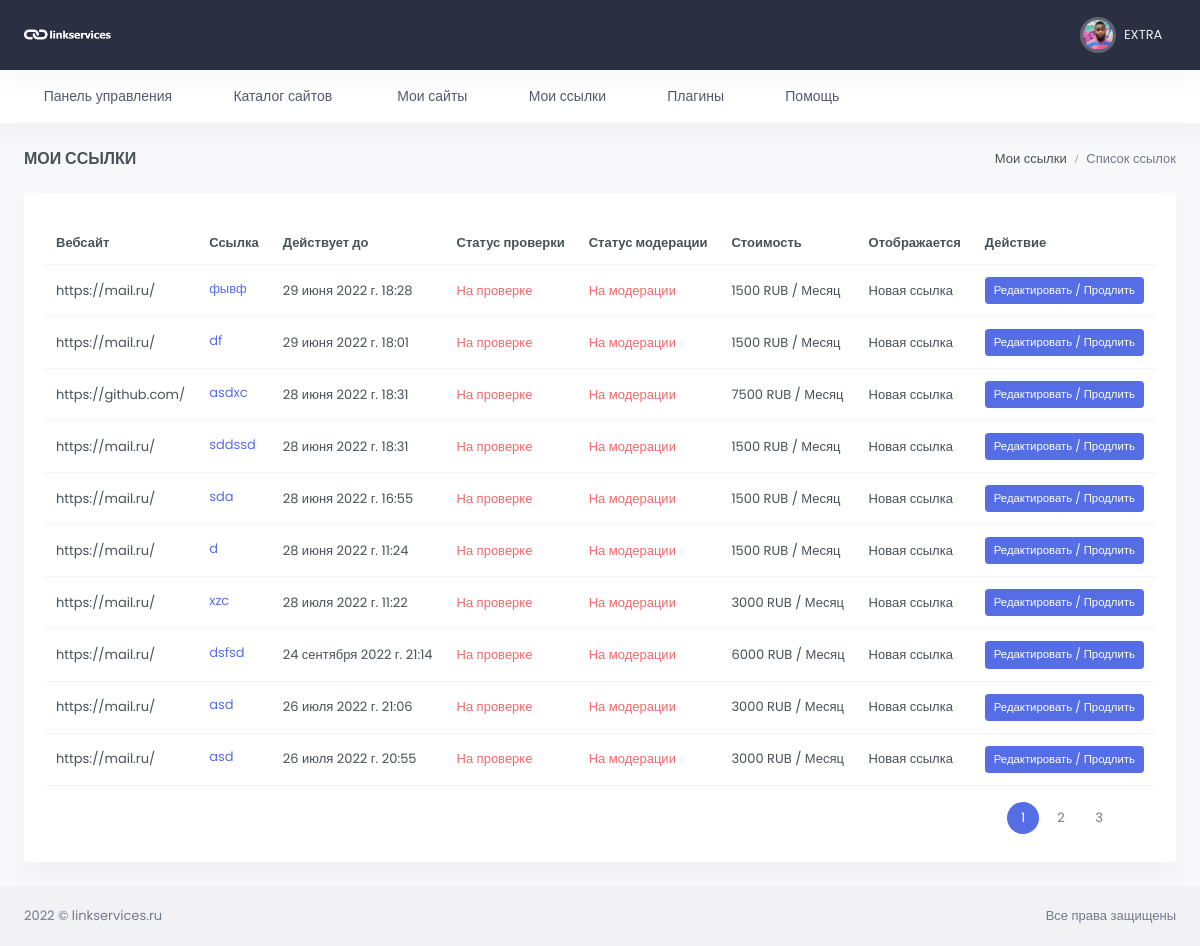
The app's page /my-links/ (signed in), older data.
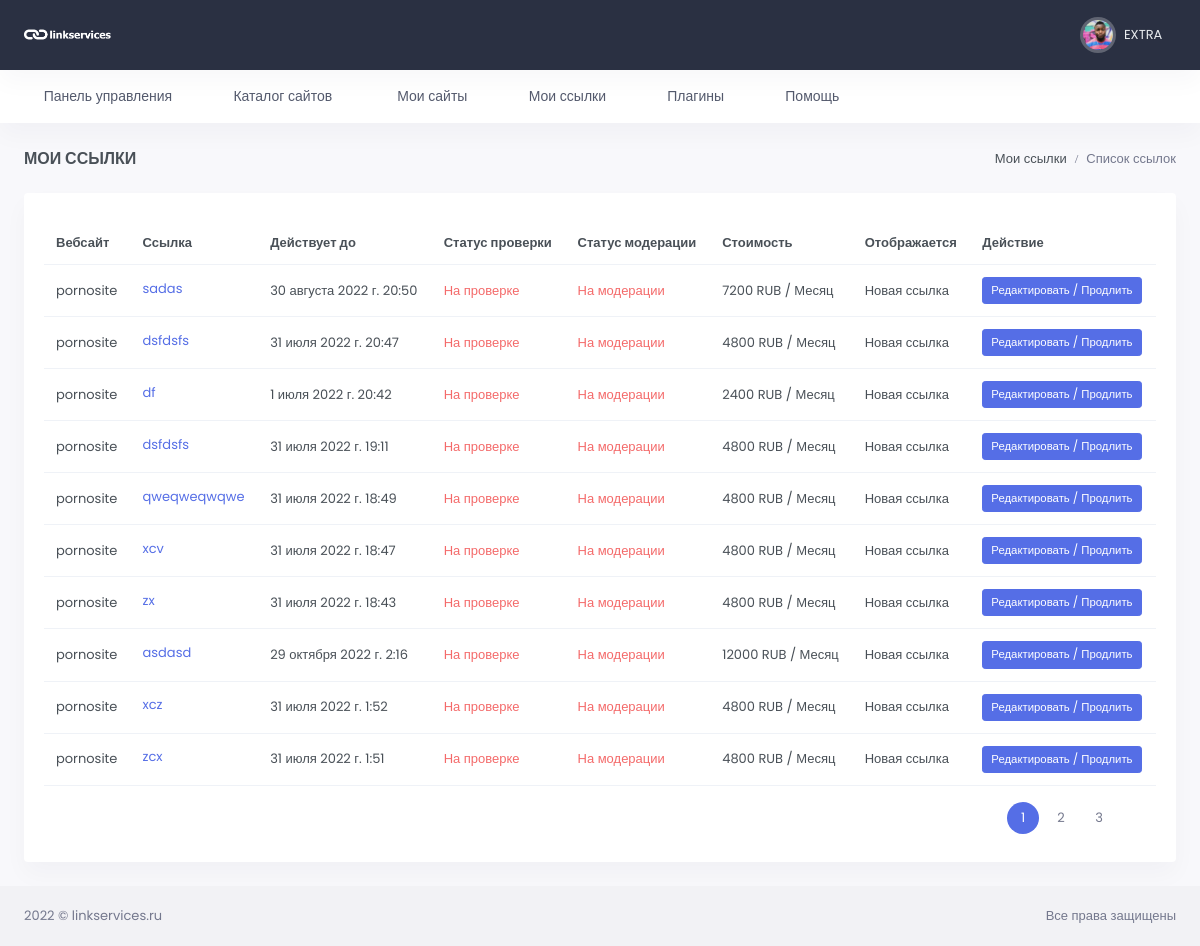
The same page, newer data.
### link_app/models.py (models this page shows, shortened)
class Link(models.Model):
    url = models.ForeignKey(WebSite, on_delete=models.CASCADE, verbose_name='url сайта')
    link = models.TextField(verbose_name="Ссылка")
    status_verify = models.ForeignKey(VerifyStatus, on_delete=models.CASCADE,
                                      verbose_name='Статус проверки', blank=True, null=True)
    moderation = models.ForeignKey(Moderation, on_delete=models.CASCADE,
                                   verbose_name='Статус модерации', blank=True, null=True)
    valid_date = models.DateTimeField(auto_now_add=False, verbose_name='В работе до', blank=True)
    created = models.DateTimeField(auto_now_add=True, verbose_name='Добавлено')
    update = models.DateTimeField(auto_now=True, verbose_name='Изменено')
    user = models.ForeignKey(Profile, related_name='user_link', on_delete=models.CASCADE,
                             max_length=100, blank=True, null=True, verbose_name='email заказчика')
    count_month = models.IntegerField(default=1, verbose_name='Количество месяцев')
    class Meta:
        verbose_name = 'Ссылка'
        verbose_name_plural = 'Ссылки'
        ordering = ('-created',)
    def total_increase_price(self):
        return self.url.get_increase_price() * int(self.count_month)

### site_app/models.py (models this page shows, shortened)
class WebSite(models.Model):
    url = models.CharField(max_length=255, verbose_name='url сайта')
    user = models.ForeignKey(Profile, related_name='user_website', on_delete=models.CASCADE,
                             max_length=100, blank=True, null=True, verbose_name='email заказчика')
    category = models.ForeignKey(Category, on_delete=models.CASCADE, verbose_name='Тематика')
    price = models.IntegerField(verbose_name='Цена')
    status = models.ForeignKey(Status, verbose_name='Статус', on_delete=models.CASCADE, blank=True, null=True)
    total_link = models.IntegerField(verbose_name='Всего ссылок', blank=True, null=True)
    yandex_x = models.IntegerField(verbose_name='Яндекс Икс', blank=True, null=True)
    yandex_stat = models.CharField(max_length=255, verbose_name='Яндекс статистика')
    increase = models.PositiveIntegerField(verbose_name='Наценка %', default=50, blank=True, null=True)
    password_yandex = models.CharField(max_length=250, verbose_name='Пароль от статистики', blank=True, null=True)
    created = models.DateTimeField(auto_now_add=True, verbose_name='Добавлено')
    update = models.DateTimeField(auto_now=True, verbose_name='Изменено')
    def __str__(self):
        return self.url
    class Meta:
        verbose_name = 'Сайт'
        verbose_name_plural = 'Сайты'
        ordering = ('-created',)
    def get_increase_price(self):
        return int(self.price * (self.increase / 100 + 1))

### link_app/views.py (the view)
# urls.py: path('', MyLinks.as_view(), name='my-links'),
class MyLinks(LoginRequiredMixin, ListView):
    model = Link
    template_name = 'link_app/mylinks.html'
    context_object_name = 'link'
    paginate_by = 10
    def get_queryset(self):
        return Link.objects.filter(user=self.request.user.profile,
                                   valid_date__gte=datetime.datetime.now()).select_related()

### link_app/templates/link_app/mylinks.html (shortened to what this page needs)
{% extends 'base.html' %}
{% load static %}
{% block content %}
<div id="layout-wrapper">
<div class="main-content">
    <div class="page-content">
        <div class="container-fluid">
            <div class="row">
                <div class="col-12">
                    <div class="page-title-box d-sm-flex align-items-center justify-content-between">
                        <h4 class="mb-sm-0 font-size-18">Мои ссылки</h4>
                        <div class="page-title-right">
                            <ol class="breadcrumb m-0">
                                <li class="breadcrumb-item"><a href="javascript: void(0);">Мои ссылки</a></li>
                                <li class="breadcrumb-item active">Список ссылок</li>
                            </ol>
                        </div>
                    </div>
                </div>
            </div>
            <div class="row">
                <div class="col-12">
                    <div class="card">
                        <div class="card-body">
                            <div class="table-responsive">
                                <table class="table align-middle table-nowrap">
                                    <thead>
                                    <tr>
                                        <th>Вебсайт</th>
                                        <th>Ссылка</th>
                                        <th>Действует до</th>
                                        <th>Статус проверки</th>
                                        <th>Статус модерации</th>
                                        <th>Стоимость</th>
                                        <th>Отображается</th>
                                        <th>Действие</th>
                                    </tr>
                                    </thead>
                                    <tbody>
                                    {% for item in link %}
                                        {% include 'link_app/partials/itemlink.html' %}
                                    {% endfor %}
                                    </tbody>
                                </table>
                            </div>
                          {% include 'inc/_pagination.html' %}
                        </div>
                    </div>
                </div>
            </div>
        </div>
    </div>
</div>
</div>
{% endblock %}

### link_app/templates/link_app/partials/itemlink.html
<tr>
    <td>{{ item.url }}</td>
    <td>
        <p class="mb-1"><a href="#" target="_blank"
                           style="text-decoration: underline;">{{ item.link|safe }}</a></p>
    </td>
    <td>{{ item.valid_date }}</td>
    {% if item.status_verify.name == 'Опубликовано' %}
    <td><span class="text-success">Проверено</span></td>
    {% else %}
    <td><span class="text-danger">На проверке</span></td>
    {% endif %}
        {% if item.moderation.name == 'Проверено' %}
    <td><span class="text-success">Проверено</span></td>
    {% else %}
    <td><span class="text-danger">На модерации</span></td>
    {% endif %}
    <td>{{ item.total_increase_price }}  RUB / Месяц</td>
    <td>Новая ссылка</td>
    <td>
        <a href="{% url 'update-link' item.id %}" class="btn btn-primary btn-sm w-md">Редактировать / Продлить</a>
    </td>
</tr>

Row changes from the older to the newer data that the page shows:
no longer on this page (row unchanged): Link: url "https://mail.ru/", link "фывф", valid_date "29 июня 2022 г. 18:28", shows "На проверке", shows "На модерации", total_increase_price "1500"
no longer on this page (row unchanged): Link: url "https://mail.ru/", link "df", valid_date "29 июня 2022 г. 18:01", shows "На проверке", shows "На модерации", total_increase_price "1500"
no longer on this page (row unchanged): Link: url "https://github.com/", link "asdxc", valid_date "28 июня 2022 г. 18:31", shows "На проверке", shows "На модерации", total_increase_price "7500"
no longer on this page (row unchanged): Link: url "https://mail.ru/", link "sddssd", valid_date "28 июня 2022 г. 18:31", shows "На проверке", shows "На модерации", total_increase_price "1500"
no longer on this page (row unchanged): Link: url "https://mail.ru/", link "sda", valid_date "28 июня 2022 г. 16:55", shows "На проверке", shows "На модерации", total_increase_price "1500"
no longer on this page (row unchanged): Link: url "https://mail.ru/", link "d", valid_date "28 июня 2022 г. 11:24", shows "На проверке", shows "На модерации", total_increase_price "1500"
no longer on this page (row unchanged): Link: url "https://mail.ru/", link "xzc", valid_date "28 июля 2022 г. 11:22", shows "На проверке", shows "На модерации", total_increase_price "3000"
no longer on this page (row unchanged): Link: url "https://mail.ru/", link "dsfsd", valid_date "24 сентября 2022 г. 21:14", shows "На проверке", shows "На модерации", total_increase_price "6000"
no longer on this page (row unchanged): Link: url "https://mail.ru/", link "asd", valid_date "26 июля 2022 г. 21:06", shows "На проверке", shows "На модерации", total_increase_price "3000"
no longer on this page (row unchanged): Link: url "https://mail.ru/", link "asd", valid_date "26 июля 2022 г. 20:55", shows "На проверке", shows "На модерации", total_increase_price "3000"
added Link: url "pornosite", link "sadas", valid_date "30 августа 2022 г. 20:50", shows "На проверке", shows "На модерации", total_increase_price "7200"
added Link: url "pornosite", link "dsfdsfs", valid_date "31 июля 2022 г. 20:47", shows "На проверке", shows "На модерации", total_increase_price "4800"
added Link: url "pornosite", link "df", valid_date "1 июля 2022 г. 20:42", shows "На проверке", shows "На модерации", total_increase_price "2400"
added Link: url "pornosite", link "dsfdsfs", valid_date "31 июля 2022 г. 19:11", shows "На проверке", shows "На модерации", total_increase_price "4800"
added Link: url "pornosite", link "qweqweqwqwe", valid_date "31 июля 2022 г. 18:49", shows "На проверке", shows "На модерации", total_increase_price "4800"
added Link: url "pornosite", link "xcv", valid_date "31 июля 2022 г. 18:47", shows "На проверке", shows "На модерации", total_increase_price "4800"
added Link: url "pornosite", link "zx", valid_date "31 июля 2022 г. 18:43", shows "На проверке", shows "На модерации", total_increase_price "4800"
added Link: url "pornosite", link "asdasd", valid_date "29 октября 2022 г. 2:16", shows "На проверке", shows "На модерации", total_increase_price "12000"
added Link: url "pornosite", link "xcz", valid_date "31 июля 2022 г. 1:52", shows "На проверке", shows "На модерации", total_increase_price "4800"
added Link: url "pornosite", link "zcx", valid_date "31 июля 2022 г. 1:51", shows "На проверке", shows "На модерации", total_increase_price "4800"
